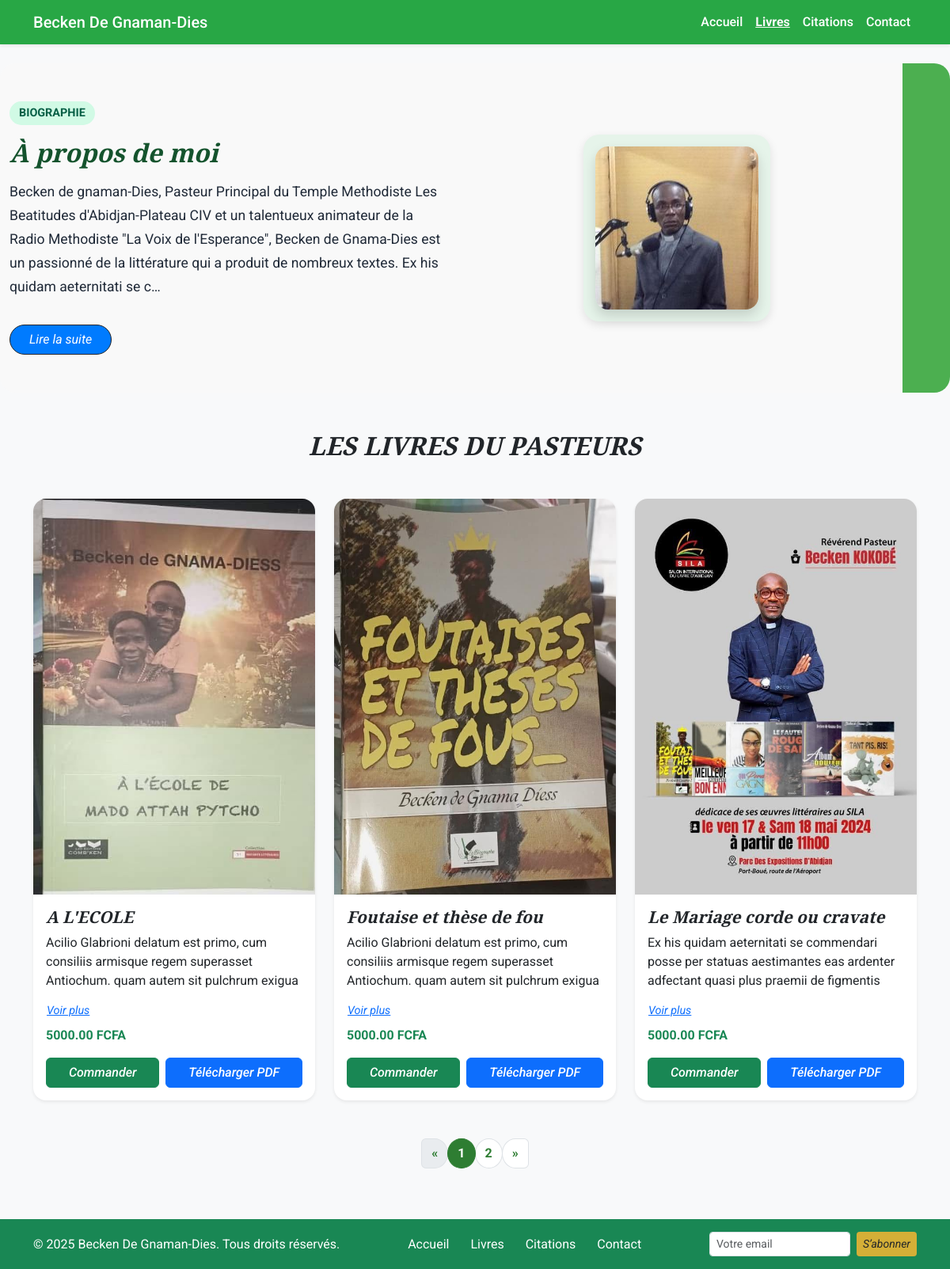
Page /books/books on the committed database.
### home/models.py (models this page shows, shortened)
class Pasteur(models.Model):
    nom = models.CharField(max_length=100)
    photo = models.ImageField(upload_to='pasteur/', blank=True, null=True)
    bio = models.TextField()

### books/models.py (models this page shows, shortened)
class Livre(models.Model):
    titre = models.CharField(max_length=200)
    couverture = models.ImageField(upload_to='livres/', null=True, blank=True)
    resume = models.TextField()
    prix = models.DecimalField(max_digits=8, decimal_places=2)

### books/views.py (the view, shortened to what this page needs)
# urls.py: path('books', views.books, name='books'),
def books(request):
    livres_list = Livre.objects.all().order_by('-id')  # Plus récent d'abord
    pasteur = Pasteur.objects.first()
    paginator = Paginator(livres_list, 3)  # 6 livres par page
    page = request.GET.get('page')
    livres = paginator.get_page(page)
    return render(request, 'books.html', {'livres': livres,   'pasteur': pasteur,})

### books/templates/books.html (shortened to what this page needs)
{% load static %}
<!DOCTYPE html>
<html lang="fr">
<head>
    <link href="{% static 'css/books.css' %}" rel="stylesheet">
    <link href="{% static 'css/home.css' %}" rel="stylesheet">
    <link href="https://cdn.jsdelivr.net/npm/bootstrap@5.3.3/dist/css/bootstrap.min.css" rel="stylesheet">
</head>
<body class="bg-light">
    <nav class="navbar navbar-expand-lg navbar-dark navbar-custom shadow-sm">
        <div class="container">
            <a class="navbar-brand" href="{% url 'home' %}">Becken De Gnaman-Dies</a>
            <div class="collapse navbar-collapse" id="navbarNav">
                <ul class="navbar-nav ms-auto">
                    <li class="nav-item"><a
                            class="nav-link {% if request.resolver_match.url_name == 'home' %}active{% endif %}"
                            href="{% url 'home' %}">Accueil</a></li>
                    <li class="nav-item"><a
                            class="nav-link {% if request.resolver_match.url_name == 'books' %}active{% endif %}"
                            href="{% url 'books' %}">Livres</a></li>
                    <li class="nav-item"><a
                            class="nav-link {% if request.resolver_match.url_name == 'citations' %}active{% endif %}"
                            href="{% url 'citations' %}">Citations</a></li>
                    <li class="nav-item"><a
                            class="nav-link {% if request.resolver_match.url_name == 'contacts' %}active{% endif %}"
                            href="{% url 'contacts' %}">Contact</a></li>
                </ul>
            </div>
        </div>
    </nav>
    <br>
<section class="bio-section py-5">
    <div class="container">
        <div class="row align-items-center">
            <div class="col-lg-6">
                <span class="bio-label">BIOGRAPHIE</span>
                <h2 class="bio-title">À propos de moi</h2>
                <p class="bio-text" id="bio-short">{{ pasteur.bio|truncatechars:300 }}</p>
                <button id="toggleBioBtn" class="btn btn-dark rounded-pill px-4 mt-3" onclick="toggleBio()">Lire la
                    suite</button>
            </div>
            {% if pasteur.photo %}
            <div class="col-lg-6 text-center mt-4 mt-lg-0">
                <div class="bio-image-wrapper">
                    <img src="{{ pasteur.photo.url }}" alt="Photo du pasteur" class="img-fluid rounded-4 shadow">
                </div>
            </div>
            {% endif %}
        </div>
    </div>
</section>
    <section class="py-5">
        <div class="container">
            <h2 class="text-center fw-bold mb-5">LES LIVRES DU PASTEURS</h2>
            <div class="row g-4">
                {% for livre in livres %}
                <div class="col-md-6 col-lg-4">
                    <div class="card h-100 shadow-sm border-0 rounded-4">
                        {% if livre.couverture %}
                        <img src="{{ livre.couverture.url }}" class="card-img-top rounded-top-4" height="500px"
                            alt="Couverture {{ livre.titre }}">
                        {% else %}
                        <img src="{% static 'images/bible.jpg' %}" class="card-img-top" alt="Couverture par défaut">
                        {% endif %}
                        <div class="card-body d-flex flex-column">
                            <h5 class="card-title">{{ livre.titre }}</h5>
                            <p class="card-text resume court">{{ livre.resume }}</p>
                            <button class="btn btn-link p-0 text-primary btn-voir-plus align-self-start"
                                onclick="toggleResume(this)">Voir plus</button>
                            <p class="mt-2 fw-bold text-success">{{ livre.prix }} FCFA</p>
                            <div class="mt-auto d-flex gap-2">
                                <button class="btn btn-success flex-fill btn-commander" data-livre-id="{{ livre.id }}"
                                    data-livre-titre="{{ livre.titre }}">Commander</button>
                                <button class="btn btn-primary flex-fill">Télécharger PDF</button>
                            </div>
                        </div>
                    </div>
                </div>
                {% empty %}
                <p>Aucun livre disponible pour le moment.</p>
                {% endfor %}
            </div>
            {% if livres.has_other_pages %}
            <nav aria-label="Pagination" class="mt-5">
                <ul class="pagination justify-content-center">
                    {% if livres.has_previous %}
                    <li class="page-item"><a class="page-link"
                            href="?page={{ livres.previous_page_number }}">&laquo;</a></li>
                    {% else %}
                    <li class="page-item disabled"><span class="page-link">&laquo;</span></li>
                    {% endif %}
                    {% for num in livres.paginator.page_range %}
                    {% if livres.number == num %}
                    <li class="page-item active"><span class="page-link">{{ num }}</span></li>
                    {% elif num >= livres.number|add:"-2" and num <= livres.number|add:"2" %} <li class="page-item"><a
                            class="page-link" href="?page={{ num }}">{{ num }}</a></li>
                        {% endif %}
                        {% endfor %}
                        {% if livres.has_next %}
                        <li class="page-item"><a class="page-link"
                                href="?page={{ livres.next_page_number }}">&raquo;</a></li>
                        {% else %}
                        <li class="page-item disabled"><span class="page-link">&raquo;</span></li>
                        {% endif %}
                </ul>
            </nav>
            {% endif %}
        </div>
    </section>
    <footer class="custom-footer py-3">
        <div class="container d-flex flex-column flex-md-row justify-content-between align-items-center">
            <p class="mb-2 mb-md-0">&copy; 2025 Becken De Gnaman-Dies. Tous droits réservés.</p>
            <ul class="list-inline mb-2 mb-md-0">
                <li class="list-inline-item"><a href="{% url 'home' %}"
                        class="text-white text-decoration-none">Accueil</a></li>
                <li class="list-inline-item"><a href="{% url 'books' %}"
                        class="text-white text-decoration-none">Livres</a></li>
                <li class="list-inline-item"><a href="{% url 'citations' %}"
                        class="text-white text-decoration-none">Citations</a></li>
                <li class="list-inline-item"><a href="{% url 'contacts' %}"
                        class="text-white text-decoration-none">Contact</a></li>
            </ul>
            <form class="d-flex" style="gap: 8px;" method="POST" action="{% url 'newsletter' %}">
                <input type="email" name="email" class="form-control form-control-sm" placeholder="Votre email"
                    required>
                <button class="btn btn-warning btn-sm text-dark">S’abonner</button>
            </form>
        </div>
    </footer>
</body>
</html>

### static/css/books.css (style rules this page uses)
body { font-family: 'Roboto', sans-serif; }
.card-body { display: flex; flex-direction: column; justify-content: space-between; }
.card { border-radius: 1rem; transition: transform 0.3s ease, box-shadow 0.3s ease; }
.card-title { font-family: 'Playfair Display', serif; font-size: 1.3rem; color: #2c3e50; }
.card-text.resume { max-height: 100px; overflow: hidden; position: relative; transition: max-height 0.5s ease; }
.btn-voir-plus { font-weight: bold; text-decoration: underline; font-size: 0.9rem; cursor: pointer; }
.btn-commander, .btn-primary { border-radius: 20px; font-weight: bold; }
.btn-commander { background-color: #2e7d32; border: none; }
.pagination .page-item .page-link { border-radius: 50%; color: #2e7d32; font-weight: bold; }
.pagination .page-item.active .page-link { background-color: #2e7d32; border-color: #2e7d32; color: white; }
.mt-auto { margin-top: auto; }
.bio-section { background: #f9f9f9!important; padding: 2rem 0; border-right: 60px solid #4caf50; }
.bio-label { background-color: #d1fae5; color: #065f46; font-weight: bold; font-size: 0.9rem; padding: 4px 12px; border-radius: 999px; display: inline-block; margin-bottom: 1rem; }
.bio-title { font-family: 'Playfair Display', serif; font-size: 2rem; color: #0f3f2f; margin-bottom: 1rem; }
.bio-text { font-family: 'Roboto', sans-serif; font-size: 1.1rem; color: #1f2937; line-height: 1.7; }
.bio-image-wrapper { background-color: #e6f4ea; border-radius: 20px; padding: 15px; display: inline-block; box-shadow: 0 4px 12px rgba(0, 0, 0, 0.1); }
.bio-image-wrapper img { border-radius: 1rem; max-width: 100%; height: auto; }
h2.text-center { animation: fadeInUp 0.6s ease-out; }

### static/css/home.css (style rules this page uses)
body { font-family: 'Roboto', sans-serif; margin: 0; padding: 0; background-color: #f9f9f9 !important; color: #212529; transition: background-color 0.3s ease; }
h1, h2, h3, h4, h5, h6, .btn, blockquote, .citation, .contenu { font-family: 'Playfair Display', serif; font-weight: 600; font-style: italic; }
a, .btn, .card-bio, .box-citation, .navbar a { transition: all 0.3s ease-in-out; }
.navbar-custom { background-color: #28a745 !important; }
.navbar a { color: white !important; font-weight: 500; }
.nav-link.active { color: #f9f9f9 !important; font-weight: bold; }
.btn-dark, .btn-text-black { background: #007bff !important; color: white !important; border: none; font-weight: 600; }
#toggleBioBtn { transition: all 0.3s ease; background-color: #007bff; color: white; }
.custom-footer { background-color: #28a745; color: white; }
footer ul { list-style: none; padding-left: 0; margin-bottom: 0; }
footer ul li { display: inline; margin-left: 15px; }
footer ul li:first-child { margin-left: 0; }
footer input[type="email"] { max-width: 200px; }
footer .btn-warning { background-color: #d4af37; color: white; border: none; }

### books/templates/books.html (style rules this page uses)
body { font-family: 'Roboto', sans-serif; }
h2, h5 { font-family: 'Playfair Display', serif; }
.navbar-custom { background-color: #0d6efd; }
.navbar-custom .nav-link, .navbar-custom .navbar-brand { color: white; }
.navbar-custom .nav-link.active { font-weight: bold; text-decoration: underline; }
.bio-section { background: linear-gradient(135deg, #e0f2f1, #ffffff); border-radius: 20px; }
.bio-title { color: #14532d; font-weight: bold; }
.card-title { font-weight: bold; font-family: 'Playfair Display', serif; }
.resume.court { max-height: 70px; overflow: hidden; }
.btn-voir-plus { font-size: 0.9rem; }
.custom-footer { background-color: #198754; color: white; }
.custom-footer a { color: #fff; }
.btn-commander, .btn-primary { font-weight: 500; }

### rows in the picture
Pasteur: bio "Becken de gnaman-Dies, Pasteur Principal du Temple Methodiste Les Beatitudes d'Abidjan-Plateau CIV et un talentueux animateur de la Radio Methodiste \"La Voix de l'Esperance\", Becken de Gnama-Dies est un passionné de la littérature qui a produit de nombreux textes. Ex his quidam aeternitati se c…", photo (picture)
Livre: couverture (picture), titre "A L'ECOLE", resume "Acilio Glabrioni delatum est primo, cum consiliis armisque regem superasset Antiochum. quam autem sit pulchrum exigua…", prix "5000.00"
Livre: couverture (picture), titre "Foutaise et thèse de fou", resume "Acilio Glabrioni delatum est primo, cum consiliis armisque regem superasset Antiochum. quam autem sit pulchrum exigua…", prix "5000.00"
Livre: couverture (picture), titre "Le Mariage corde ou cravate", resume "Ex his quidam aeternitati se commendari posse per statuas aestimantes eas ardenter adfectant quasi plus praemii de figmentis…", prix "5000.00"

### other values in the picture
{{ num }} "1"
{{ num }} "2"
